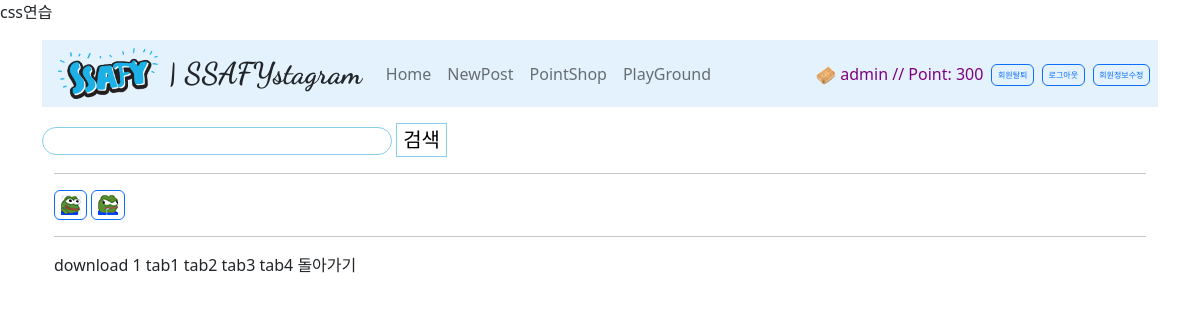
The app's page /articles/pointshop/ (signed in) with its own data.
### articles/models.py (models this page shows)
class Profile(models.Model):
    username = models.CharField(max_length=50)
    icon_id = models.IntegerField(default=0)
    icon_url = models.TextField(default='icon/gunbbang.png')

class Usericon(models.Model):
    icon_id = models.IntegerField()
    iconname = models.CharField(max_length=20)
    url = models.TextField()
    price = models.IntegerField(default=500)

### accounts/models.py (models this page shows)
class User(AbstractUser):
    point = models.IntegerField(default=500)
    pass

### articles/views.py (the view)
# urls.py: path('pointshop/', views.pointshop, name='pointshop'),
def pointshop(request):
    icons = Usericon.objects.all()
    context = {
        'icons': icons
    }
    return render (request, 'articles/pointshop.html', context)

### articles/context_processors.py (called while the page is built)
def profile_processor(request):
    first_profile = Profile()
    first_profile.icon_url = 'icon/anonymous.png'
    is_anonymoususer = str(request.user) == 'AnonymousUser'
    if is_anonymoususer == False:
        [first_profile] = Profile.objects.filter(username=request.user.username) # 일치하는 이름으로 필터로 거름 (get은 없으면 오류)
    return {
        'profile': first_profile,
    }

### articles/templates/articles/pointshop.html (shortened to what this page needs)
{% extends 'base.html' %}
{% load static %}
{% block content %}
  <hr>
  {% for icon in icons %}
    {% if icon.icon_id != 0 %}
      <button type="button" data-bs-toggle="modal" data-bs-target="#iconmodal" class="btn btn-outline-primary padzero ">
        <img src="{% static icon.url %}" alt="icon"/></button>
    {% endif %}
  {% endfor %}
  <hr>
  <a download="download" href="{% static 'ssafy.png' %}">
    download 1 tab1 tab2 tab3 tab4
  </a>
  <a href="{% url 'articles:index' %}">돌아가기</a>
{% endblock content %}

### templates/base.html (shortened to what this page needs)
{% load static %}
<!DOCTYPE html>
<html lang="en">
  <head>
    <link href="https://cdn.jsdelivr.net/npm/bootstrap@5.2.0-beta1/dist/css/bootstrap.min.css" rel="stylesheet">
    <link rel="stylesheet" href="{% static 'css/style.css' %}">
    <link rel="stylesheet" href="{% static 'css/test.css' %}">
  </head>
  <body>
    <a href="{% url 'articles:test' %}">css연습</a>
    <div class="container">
      <nav class="navbar navbar-expand-lg navbar-light my-3" style="background-color: #e3f2fd;">
        <a class="navbar-brand disabled">
          <i class="fab fa-instagram ">
            <a href="{% url 'articles:index' %}"><img src="{% static 'img/ssafy.png' %}" width='100px;' style='margin-right: 10px;'></a>
          </i>
          <span class="insta">| SSAFYstagram</span>
        </a>
        <div class="collapse navbar-collapse justify-content-between" id="navbarNav">
          <ul class="navbar-nav ms-3">
            <li class="nav-item active">
              <a class="nav-link" href="{% url 'articles:index' %}">Home</a>
            </li>
            <li class="nav-item">
              <a class="nav-link" href="{% url 'articles:create' %}">NewPost</a>
            </li>
            <li class="nav-item">
              <a class="nav-link" href="{% url 'articles:pointshop' %}">PointShop</a>
            </li>
            <li class="nav-item">
              <a class="nav-link" href="{% url 'articles:download' %}">PlayGround</a>
            </li>
          </ul>
          <ul class="navbar-nav ms-3 align-items-center">
            <li class="nav-item">
              <a class="nav-link" style="color: purple;">
                <img style="width: 20px; height: 20px;" src="{% static profile.icon_url %}" alt="icon"/>
                {{ user }}
                {% if request.user.is_authenticated %}
                  // Point:
                  {{ user.point }}
                {% endif %}
              </a>
            </li>
            {% if request.user.is_authenticated %}
              <li class="nav-item">
                <a class="nav-link" style="padding: 0px;">
                  <button type="button" data-bs-toggle="modal" data-bs-target="#exampleModal" class="btn btn-outline-primary padzero ">회원탈퇴</button>
                </a>
              </li>
              <li class="nav-item">
                <form class="nav-link" action="{% url 'accounts:logout' %}" method="POST">
                  <button type="submit" class="btn btn-outline-primary padzero">로그아웃</button>
                </form>
              </li>
              <li class="nav-item me-2">
                <a class="nav-link" href="{% url 'accounts:update' %}" style="padding: 0px; ">
                  <button type="button" class="btn btn-outline-primary padzero">회원정보수정</button>
                </a>
              </li>
            {% endif %}
          </ul>
        </div>
      </nav>
      <form action="{% url 'articles:search' %}">
        <input class="searchinput" type="search" name="q">
        <input class="searchbox" type="submit" value="검색">
      </form>
      <div class="container">
        {% block content %}{% endblock content %}
      </div>
    </body>
  </html>

### articles/static/css/style.css (style rules this page uses)
.insta { font-family: 'Dancing Script', cursive; font-size: 30px; font-weight: 900; }
.padzero { --bs-btn-padding-y: .25rem; --bs-btn-padding-x: .35rem; --bs-btn-font-size: .5rem; }
a { text-decoration: none; color: inherit; }
.searchinput { width: 350px; border-radius: 50px; border:solid 1px skyblue; outline: none; }
.searchbox { border: solid 1px skyblue; background-color: white; font-family: 'Cute Font'; font-size: 20px; }

### records on screen
Profile: icon_url (picture)
User: username "admin", point "300"
Usericon: url (picture)
Usericon: url (picture)
